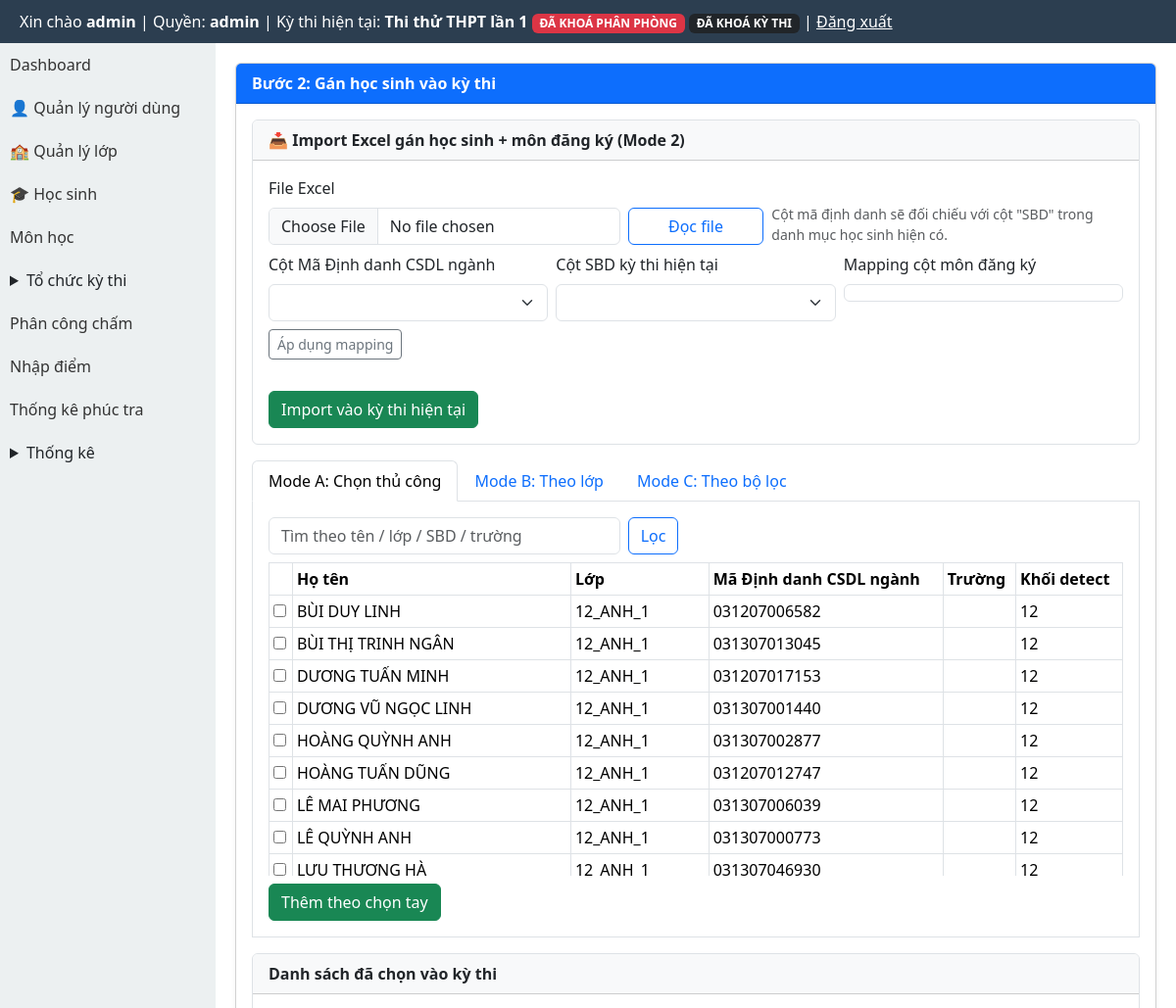
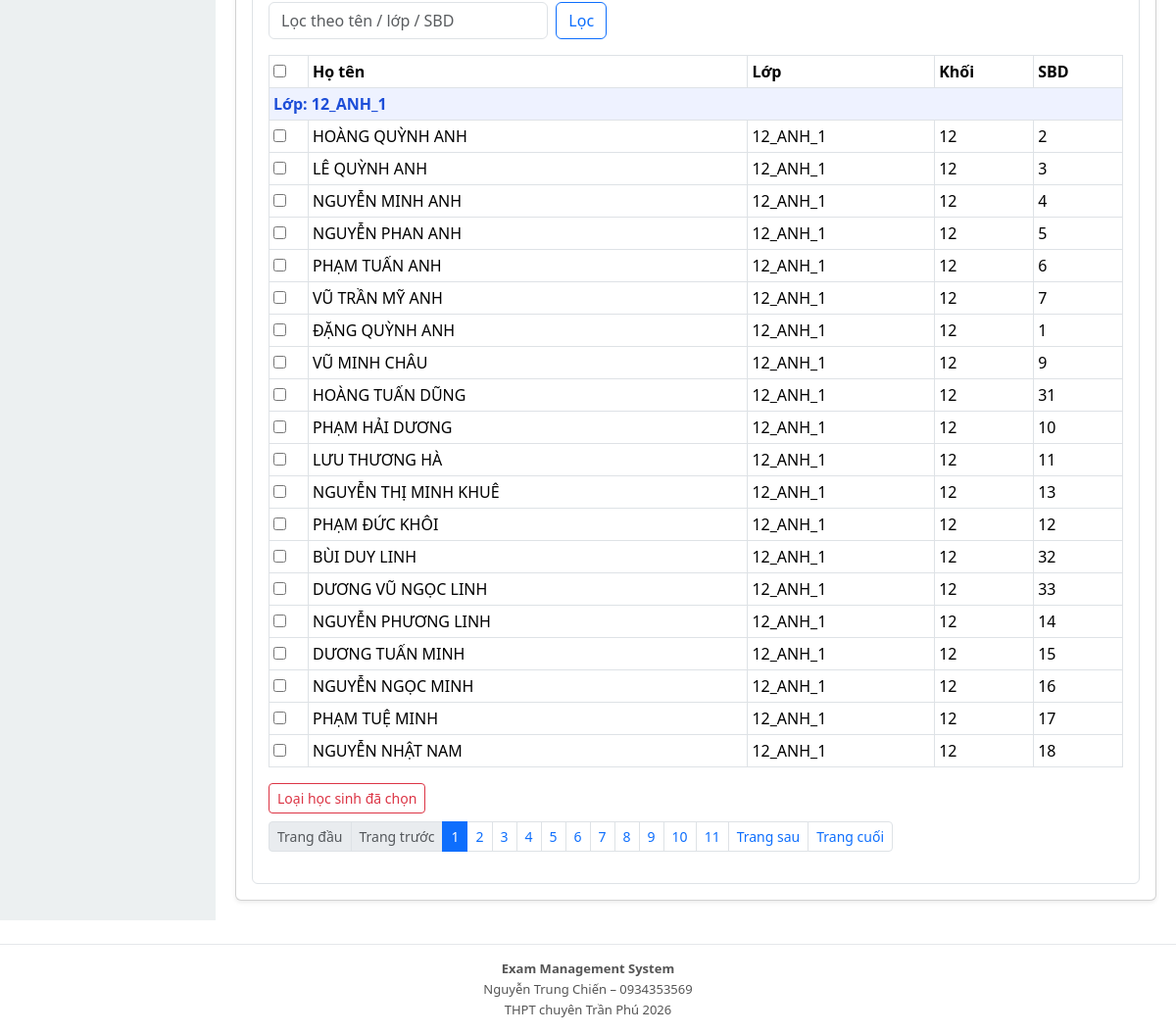
Page /modules/exams/assign_students.php (signed in) on the committed database (2 pictures, top to bottom).
### tables this page shows
CREATE TABLE exams (
  id INTEGER PRIMARY KEY AUTOINCREMENT,
  ten_ky_thi TEXT,
  nam INTEGER,
  ngay_thi TEXT
, is_default INTEGER DEFAULT 0, deleted_at TEXT, distribution_locked INTEGER DEFAULT 0, rooms_locked INTEGER DEFAULT 0, exam_locked INTEGER DEFAULT 0, scoring_closed INTEGER DEFAULT 0, exam_mode INTEGER DEFAULT 1, is_locked INTEGER DEFAULT 0, is_score_entry_locked INTEGER DEFAULT 0, is_score_published INTEGER DEFAULT 0, is_recheck_open INTEGER DEFAULT 0);

CREATE TABLE students (
  id INTEGER PRIMARY KEY AUTOINCREMENT,
  sbd TEXT UNIQUE,
  hoten TEXT,
  ngaysinh TEXT,
  lop TEXT,
  truong TEXT
);

### modules/exams/assign_students.php (the view, shortened to what the rows shown need)
<?php
require_once BASE_PATH . '/modules/exams/_common.php';
$examId = exams_resolve_current_exam_from_request();
$activeTab = (string) ($_GET['tab'] ?? $_POST['tab'] ?? 'manual');
$students = [];
if ($examId > 0) {
    $manualWhere = '';
    $stmt = $pdo->prepare('SELECT id, sbd, hoten, lop, truong FROM students' . $manualWhere . ' ORDER BY lop, hoten LIMIT 500');
    $stmt->execute();
    $students = $stmt->fetchAll(PDO::FETCH_ASSOC);
}
$assignStudentsUrl = BASE_URL . '/modules/exams/assign_students.php';
require_once BASE_PATH . '/layout/header.php';
?>
<link href="https://cdn.jsdelivr.net/npm/bootstrap@5.3.3/dist/css/bootstrap.min.css" rel="stylesheet">
<div style="display:flex;min-height:calc(100vh - 44px);">
    <div style="flex:1;padding:20px;min-width:0;">
        <div class="card shadow-sm">
            <div class="card-body">
<?php if ($examId > 0): ?>
                    <div class="tab-content border border-top-0 p-3 mb-3">
                        <div class="tab-pane fade <?= $activeTab === 'manual' ? 'show active' : '' ?>" id="tab-manual">
                            <form method="post" action="<?= $assignStudentsUrl ?>">
                                <div class="table-responsive" style="max-height:320px;overflow:auto;">
                                    <table class="table table-sm table-bordered">
                                        <thead><tr><th></th><th>Họ tên</th><th>Lớp</th><th>Mã Định danh CSDL ngành</th><th>Trường</th><th>Khối detect</th></tr></thead>
                                        <tbody>
                                        <?php foreach ($students as $s): ?>
                                            <?php $khoi = detectGradeFromClassName((string) ($s['lop'] ?? '')) ?? 'N/A'; ?>
                                            <tr>
                                                <td><input type="checkbox" name="student_ids[]" value="<?= (int) $s['id'] ?>"></td>
                                                <td><?= htmlspecialchars((string) $s['hoten'], ENT_QUOTES, 'UTF-8') ?></td>
                                                <td><?= htmlspecialchars((string) $s['lop'], ENT_QUOTES, 'UTF-8') ?></td>
                                                <td><?= htmlspecialchars((string) $s['sbd'], ENT_QUOTES, 'UTF-8') ?></td>
                                                <td><?= htmlspecialchars((string) $s['truong'], ENT_QUOTES, 'UTF-8') ?></td>
                                                <td><?= htmlspecialchars($khoi, ENT_QUOTES, 'UTF-8') ?></td>
                                            </tr>
                                        <?php endforeach; ?>
                                        </tbody>
                                    </table>
                                </div>
                            </form>
                        </div>
                    </div>
                    <div class="card border">
                        <div class="card-body">
                            <form method="post" action="<?= $assignStudentsUrl ?>" onsubmit="return confirm('Loại các học sinh đã chọn khỏi kỳ thi?')">
                                <div class="table-responsive">
                                    <table class="table table-sm table-bordered align-middle">
                                        <thead><tr><th style="width:40px;"><input type="checkbox" id="checkAllSelected"></th><th>Họ tên</th><th>Lớp</th><th>Khối</th><th>SBD</th></tr></thead>
                                    </table>
                                </div>
                            </form>
                        </div>
                    </div>
                <?php endif; ?>
            </div>
        </div>
    </div>
</div>
<?php require_once BASE_PATH . '/layout/footer.php'; ?>

### templates/header.php (shortened to what the rows shown need)
<?php
require_once BASE_PATH . '/core/auth.php';
$currentExamInfo = null;
$role = function_exists('current_user_role') ? current_user_role() : strtolower(trim((string) ($_SESSION['role'] ?? $_SESSION['user']['role'] ?? '')));
if (in_array($role, ['admin', 'organizer'], true)) {
    require_once BASE_PATH . '/core/db.php';
    require_once BASE_PATH . '/modules/exams/exam_context_helper.php';
    $currentExamInfo = getCurrentExamInfo();
}
$role = $role ?? (function_exists('current_user_role') ? current_user_role() : '');
$currentExamInfo = $currentExamInfo ?? null;
?>
<!DOCTYPE html>
<html lang="vi">
<head>
</head>
<body>
<div class="header">
    Xin chào <b><?= $_SESSION['user']['username'] ?></b>
    | Quyền: <b><?= htmlspecialchars((string) $role, ENT_QUOTES, 'UTF-8') ?></b>
    <?php if ($currentExamInfo !== null): ?>
        | Kỳ thi hiện tại: <b><?= htmlspecialchars((string) $currentExamInfo['ten_ky_thi'], ENT_QUOTES, 'UTF-8') ?></b>
        <?php if (($currentExamInfo['distribution_locked'] ?? 0) === 1 || ($currentExamInfo['rooms_locked'] ?? 0) === 1): ?>
            <span class="badge bg-danger">ĐÃ KHOÁ PHÂN PHÒNG</span>
        <?php endif; ?>
        <?php if (($currentExamInfo['exam_locked'] ?? 0) === 1): ?>
            <span class="badge bg-dark">ĐÃ KHOÁ KỲ THI</span>
        <?php endif; ?>
    <?php endif; ?>
    | <a href="<?= BASE_URL ?>/logout.php" style="color:#fff">Đăng xuất</a>
</div>

### rows in the picture
exams: ten_ky_thi "Thi thử THPT lần 1"
students: hoten "BÙI DUY LINH", lop "12_ANH_1", sbd "031207006582", lop "12"
students: hoten "BÙI THỊ TRINH NGÂN", lop "12_ANH_1", sbd "031307013045", lop "12"
students: hoten "DƯƠNG TUẤN MINH", lop "12_ANH_1", sbd "031207017153", lop "12"
students: hoten "DƯƠNG VŨ NGỌC LINH", lop "12_ANH_1", sbd "031307001440", lop "12"
students: hoten "HOÀNG QUỲNH ANH", lop "12_ANH_1", sbd "031307002877", lop "12"
students: hoten "HOÀNG TUẤN DŨNG", lop "12_ANH_1", sbd "031207012747", lop "12"
students: hoten "LÊ MAI PHƯƠNG", lop "12_ANH_1", sbd "031307006039", lop "12"
students: hoten "LÊ QUỲNH ANH", lop "12_ANH_1", sbd "031307000773", lop "12"
students: hoten "LƯU THƯƠNG HÀ", lop "12_ANH_1", sbd "031307046930", lop "12"

### other values in the picture
$_SESSION['user']['username'] "admin"
$role "admin"
